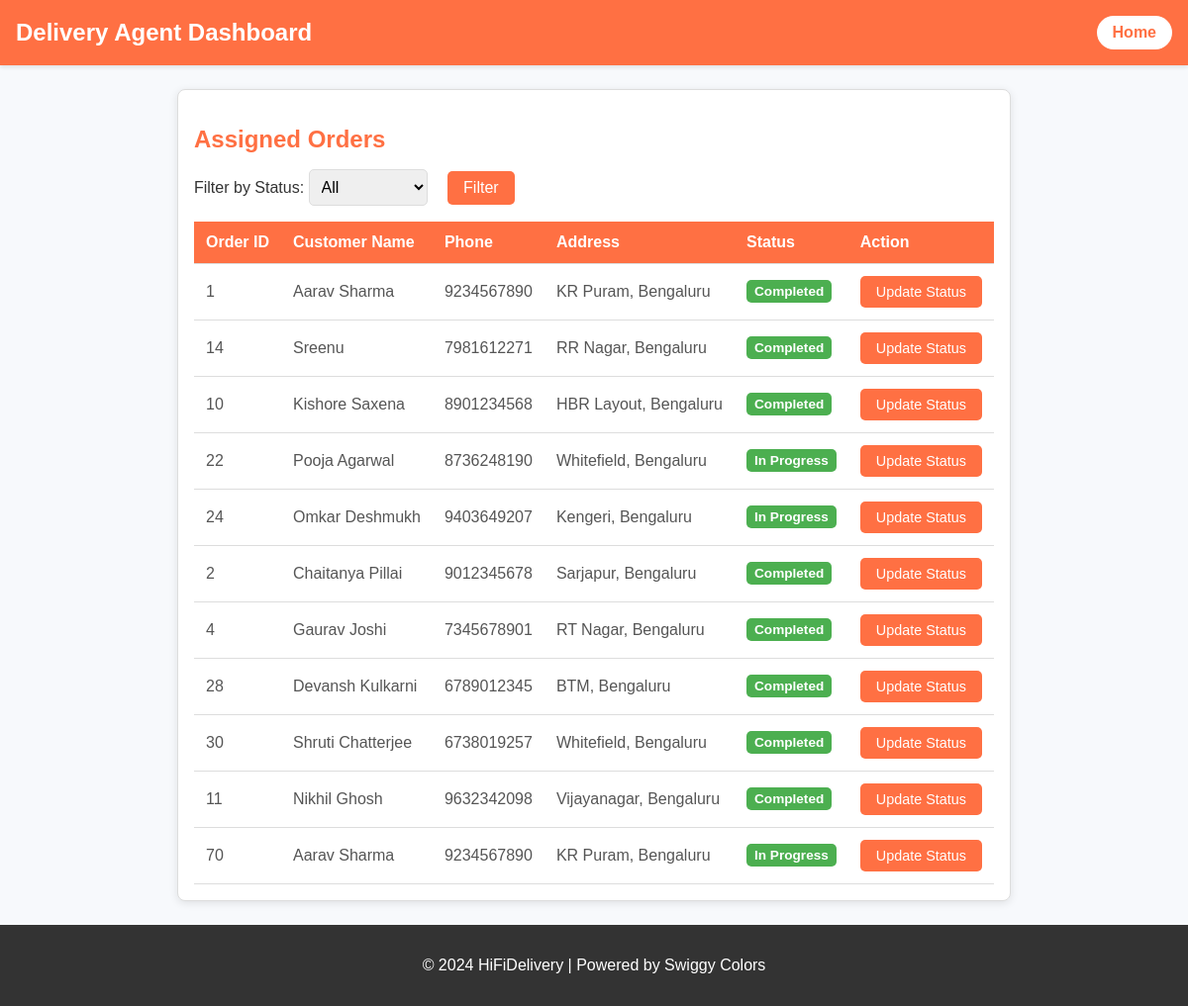
Page /view_orders (signed in) on the committed database.
### tables this page shows
CREATE TABLE "users" (
	"id"	INTEGER,
	"username"	TEXT NOT NULL UNIQUE,
	"email"	TEXT NOT NULL UNIQUE,
	"password"	TEXT NOT NULL,
	"role"	TEXT NOT NULL,
	"location"	TEXT,
	"contact"	TEXT,
	"approved"	INTEGER NOT NULL DEFAULT 0,
	PRIMARY KEY("id" AUTOINCREMENT)
);

### mergedapp.py (the view)
@app.route('/view_orders')
def view_orders():
    delivery_agent_id = session['user_id']
    if not delivery_agent_id:
        return "Error: Delivery Agent ID is required", 400
    orders = get_assigned_orders(delivery_agent_id)
    if not orders:
        return "No orders found", 404
    return render_template('deliverystatus.html', orders=orders)

### mergedapp.py (called while the page is built)
def get_assigned_orders(delivery_agent_id):
    try:
        conn = sqlite3.connect(DATABASE)
        cursor = conn.cursor()
        cursor.execute("""
            SELECT DISTINCT o.orderId, o.customerName, u.contact AS phone, u.location AS address, a.status, a.action, a.deliveryAgentId
            FROM Orders_Analysis o
            JOIN assignedOrders a ON o.orderId = a.orderId
            JOIN users u ON a.customerName = u.username
            WHERE a.deliveryAgentId = ?;
        """, (delivery_agent_id,))
        orders = cursor.fetchall()
        conn.close()
        print(orders)  # Debugging purpose
        return orders
    except sqlite3.Error as e:
        print(f"An error occurred: {e}")
        return []

### templates/deliverystatus.html (shortened to what this page needs)
<!DOCTYPE html>
<html lang="en">
<head>
</head>
<body>
  <header>
    <h1>Delivery Agent Dashboard</h1>
    <a href="{{ url_for('delivery') }}" class="home-btn">Home</a>
  </header>
  <main>
    <section class="orders">
      <h2>Assigned Orders</h2>
      <div class="filter-container">
        <form method="get" action="{{ url_for('status')}}">
          <label for="status">Filter by Status:</label>
          <select name="status" id="status">
            <option value="" {% if not request.args.get('status') %}selected{% endif %}>All</option>
          </select>
          <button type="submit">Filter</button>
        </form>
      </div>
      <table>
        <thead>
          <tr>
            <th>Order ID</th>
            <th>Customer Name</th>
            <th>Phone</th>
            <th>Address</th>
            <th>Status</th>
            <th>Action</th>
          </tr>
        </thead>
        <tbody>
          {% if orders %}
            {% for order in orders %}
              <tr>
                <td data-order-id="{{ order[0] }}">{{ order[0] }}</td>
                <td>{{ order[1] }}</td>
                <td>{{ order[2] }}</td>
                <td>{{ order[3] }}</td>
                <td>
                  <span class="status-badge {% if order[4] == 'Pending' %}status-pending{% elif order[4] == 'Picked Up' %}status-picked-up{% else %}status-delivered{% endif %}">
                    {{ order[4] }}
                  </span>
                </td>
                <td>
                  <button onclick="updateStatus({{ order[0] | tojson }})">Update Status</button>
                </td>
              </tr>
            {% endfor %}
          {% else %}
            <tr><td colspan="6">No orders to display.</td></tr>
          {% endif %}
        </tbody>
      </table>
    </section>
  </main>
  <footer>
    <p>© 2024 HiFiDelivery | Powered by Swiggy Colors</p>
  </footer>
</body>
</html>

### templates/deliverystatus.html (style rules this page uses)
body { font-family: Arial, sans-serif; margin: 0; padding: 0; display: flex; flex-direction: column; min-height: 100vh; background-color: #f7f9fc; color: #333; }
header { background-color: #ff7043; color: white; padding: 1rem; display: flex; justify-content: space-between; align-items: center; box-shadow: 0 2px 4px rgba(0, 0, 0, 0.1); }
header h1 { margin: 0; font-size: 1.5rem; }
header .home-btn { background-color: white; color: #ff7043; border: none; padding: 0.5rem 1rem; border-radius: 20px; cursor: pointer; font-size: 1rem; text-decoration: none; font-weight: bold; transition: background-color 0.3s, color 0.3s; }
main { flex: 1; padding: 1.5rem; max-width: 1200px; margin: 0 auto; }
.orders { border: 1px solid #ddd; border-radius: 8px; padding: 1rem; background-color: white; box-shadow: 0 2px 8px rgba(0, 0, 0, 0.1); }
.orders h2 { color: #ff7043; font-size: 1.5rem; margin-bottom: 1rem; }
table { width: 100%; border-collapse: collapse; margin-top: 1rem; }
th, td { padding: 0.75rem; text-align: left; border-bottom: 1px solid #ddd; }
th { background-color: #ff7043; color: white; }
td { color: #555; }
button { background-color: #ff7043; color: white; border: none; padding: 0.5rem 1rem; border-radius: 5px; cursor: pointer; font-size: 0.9rem; transition: background-color 0.3s; }
.status-badge { display: inline-block; padding: 0.25rem 0.5rem; border-radius: 5px; font-size: 0.85rem; font-weight: bold; }
.status-delivered { background-color: #4caf50; color: white; }
footer { background-color: #333; color: white; text-align: center; padding: 1rem; margin-top: auto; }
.filter-container { margin-bottom: 1rem; display: flex; align-items: center; justify-content: space-between; }
.filter-container select { padding: 0.5rem; border-radius: 5px; border: 1px solid #ddd; font-size: 1rem; }
.filter-container button { margin-left: 1rem; background-color: #ff7043; color: white; border: none; padding: 0.5rem 1rem; border-radius: 5px; cursor: pointer; font-size: 1rem; transition: background-color 0.3s; }

### rows in the picture
users: order "1", username "Aarav Sharma", contact "9234567890", location "KR Puram, Bengaluru", order "Completed"

### other values in the picture
{{ order[0] }} "14" "10" "22" "24" "2" "4" "28" "30" "11" "70"
{{ order[1] }} "Sreenu" "Kishore Saxena" "Pooja Agarwal" "Omkar Deshmukh" "Chaitanya Pillai" "Gaurav Joshi" "Devansh Kulkarni" "Shruti Chatterjee" "Nikhil Ghosh" "Aarav Sharma"
{{ order[2] }} "7981612271" "8901234568" "8736248190" "9403649207" "9012345678" "7345678901" "6789012345" "6738019257" "9632342098" "9234567890"
{{ order[3] }} "RR Nagar, Bengaluru" "HBR Layout, Bengaluru" "Whitefield, Bengaluru" "Kengeri, Bengaluru" "Sarjapur, Bengaluru" "RT Nagar, Bengaluru" "BTM, Bengaluru" "Whitefield, Bengaluru" "Vijayanagar, Bengaluru" "KR Puram, Bengaluru"
{{ order[4] }} "Completed" "Completed" "In Progress" "In Progress" "Completed" "Completed" "Completed" "Completed" "Completed" "In Progress"
